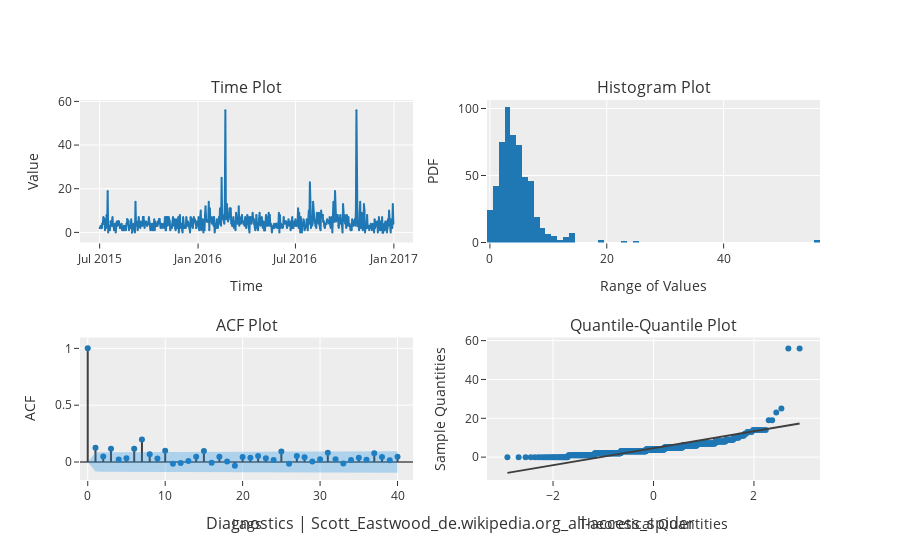

The notebook cell saved with this chart:
### Code cell
# Diagnostics plot
plot_model(plot = 'diagnostics')

### Figure 1 — Plotly figure (JSON) as saved in the notebook; plotly's stock layout.template omitted (floating-point values rounded to 4 significant figures; data arrays with more than 128 entries replaced by an {"elided": "..."} marker saying what was removed)
{"data": [{"marker": {"color": "#1f77b4"}, "mode": "markers", "name": "Scott_Eastwood_de.wikipedia.org_all-access_spider", "showlegend": false, "type": "scatter", "x": {"elided": "550 float values"}, "xaxis": "x4", "y": {"elided": "550 int values"}, "yaxis": "y4"}, {"line": {"color": "#3f3f3f"}, "mode": "lines", "name": "Scott_Eastwood_de.wikipedia.org_all-access_spider", "showlegend": false, "type": "scatter", "x": {"elided": "550 float values"}, "xaxis": "x4", "y": {"elided": "550 float values"}, "yaxis": "y4"}, {"alignmentgroup": "True", "bingroup": "x", "hovertemplate": "variable=Scott_Eastwood_de.wikipedia.org_all-access_spider<br>value=%{x}<br>count=%{y}<extra></extra>", "legendgroup": "Scott_Eastwood_de.wikipedia.org_all-access_spider", "marker": {"color": "#1f77b4", "pattern": {"shape": ""}}, "name": "Scott_Eastwood_de.wikipedia.org_all-access_spider", "offsetgroup": "Scott_Eastwood_de.wikipedia.org_all-access_spider", "orientation": "v", "showlegend": false, "type": "histogram", "x": {"elided": "550 int values"}, "xaxis": "x2", "yaxis": "y2"}, {"line": {"color": "#3f3f3f"}, "mode": "lines", "name": "ACF", "showlegend": false, "type": "scatter", "x": [0, 0], "xaxis": "x3", "y": [0, 1], "yaxis": "y3"}, {"line": {"color": "#3f3f3f"}, "mode": "lines", "name": "ACF", "showlegend": false, "type": "scatter", "x": [1, 1], "xaxis": "x3", "y": [0, 0.1258], "yaxis": "y3"}, {"line": {"color": "#3f3f3f"}, "mode": "lines", "name": "ACF", "showlegend": false, "type": "scatter", "x": [2, 2], "xaxis": "x3", "y": [0, 0.04759], "yaxis": "y3"}, {"line": {"color": "#3f3f3f"}, "mode": "lines", "name": "ACF", "showlegend": false, "type": "scatter", "x": [3, 3], "xaxis": "x3", "y": [0, 0.1165], "yaxis": "y3"}, {"line": {"color": "#3f3f3f"}, "mode": "lines", "name": "ACF", "showlegend": false, "type": "scatter", "x": [4, 4], "xaxis": "x3", "y": [0, 0.02091], "yaxis": "y3"}, {"line": {"color": "#3f3f3f"}, "mode": "lines", "name": "ACF", "showlegend": false, "type": "scatter", "x": [5, 5], "xaxis": "x3", "y": [0, 0.03222], "yaxis": "y3"}, {"line": {"color": "#3f3f3f"}, "mode": "lines", "name": "ACF", "showlegend": false, "type": "scatter", "x": [6, 6], "xaxis": "x3", "y": [0, 0.1163], "yaxis": "y3"}, {"line": {"color": "#3f3f3f"}, "mode": "lines", "name": "ACF", "showlegend": false, "type": "scatter", "x": [7, 7], "xaxis": "x3", "y": [0, 0.1989], "yaxis": "y3"}, {"line": {"color": "#3f3f3f"}, "mode": "lines", "name": "ACF", "showlegend": false, "type": "scatter", "x": [8, 8], "xaxis": "x3", "y": [0, 0.06746], "yaxis": "y3"}, {"line": {"color": "#3f3f3f"}, "mode": "lines", "name": "ACF", "showlegend": false, "type": "scatter", "x": [9, 9], "xaxis": "x3", "y": [0, 0.0313], "yaxis": "y3"}, {"line": {"color": "#3f3f3f"}, "mode": "lines", "name": "ACF", "showlegend": false, "type": "scatter", "x": [10, 10], "xaxis": "x3", "y": [0, 0.09888], "yaxis": "y3"}, {"line": {"color": "#3f3f3f"}, "mode": "lines", "name": "ACF", "showlegend": false, "type": "scatter", "x": [11, 11], "xaxis": "x3", "y": [0, -0.01479], "yaxis": "y3"}, {"line": {"color": "#3f3f3f"}, "mode": "lines", "name": "ACF", "showlegend": false, "type": "scatter", "x": [12, 12], "xaxis": "x3", "y": [0, -0.008538], "yaxis": "y3"}, {"line": {"color": "#3f3f3f"}, "mode": "lines", "name": "ACF", "showlegend": false, "type": "scatter", "x": [13, 13], "xaxis": "x3", "y": [0, 0.008135], "yaxis": "y3"}, {"line": {"color": "#3f3f3f"}, "mode": "lines", "name": "ACF", "showlegend": false, "type": "scatter", "x": [14, 14], "xaxis": "x3", "y": [0, 0.0465], "yaxis": "y3"}, {"line": {"color": "#3f3f3f"}, "mode": "lines", "name": "ACF", "showlegend": false, "type": "scatter", "x": [15, 15], "xaxis": "x3", "y": [0, 0.09653], "yaxis": "y3"}, {"line": {"color": "#3f3f3f"}, "mode": "lines", "name": "ACF", "showlegend": false, "type": "scatter", "x": [16, 16], "xaxis": "x3", "y": [0, -0.005963], "yaxis": "y3"}, {"line": {"color": "#3f3f3f"}, "mode": "lines", "name": "ACF", "showlegend": false, "type": "scatter", "x": [17, 17], "xaxis": "x3", "y": [0, 0.04705], "yaxis": "y3"}, {"line": {"color": "#3f3f3f"}, "mode": "lines", "name": "ACF", "showlegend": false, "type": "scatter", "x": [18, 18], "xaxis": "x3", "y": [0, 0.005319], "yaxis": "y3"}, {"line": {"color": "#3f3f3f"}, "mode": "lines", "name": "ACF", "showlegend": false, "type": "scatter", "x": [19, 19], "xaxis": "x3", "y": [0, -0.03264], "yaxis": "y3"}, {"line": {"color": "#3f3f3f"}, "mode": "lines", "name": "ACF", "showlegend": false, "type": "scatter", "x": [20, 20], "xaxis": "x3", "y": [0, 0.04371], "yaxis": "y3"}, {"line": {"color": "#3f3f3f"}, "mode": "lines", "name": "ACF", "showlegend": false, "type": "scatter", "x": [21, 21], "xaxis": "x3", "y": [0, 0.03674], "yaxis": "y3"}, {"line": {"color": "#3f3f3f"}, "mode": "lines", "name": "ACF", "showlegend": false, "type": "scatter", "x": [22, 22], "xaxis": "x3", "y": [0, 0.05285], "yaxis": "y3"}, {"line": {"color": "#3f3f3f"}, "mode": "lines", "name": "ACF", "showlegend": false, "type": "scatter", "x": [23, 23], "xaxis": "x3", "y": [0, 0.03221], "yaxis": "y3"}, {"line": {"color": "#3f3f3f"}, "mode": "lines", "name": "ACF", "showlegend": false, "type": "scatter", "x": [24, 24], "xaxis": "x3", "y": [0, 0.01815], "yaxis": "y3"}, {"line": {"color": "#3f3f3f"}, "mode": "lines", "name": "ACF", "showlegend": false, "type": "scatter", "x": [25, 25], "xaxis": "x3", "y": [0, 0.09324], "yaxis": "y3"}, {"line": {"color": "#3f3f3f"}, "mode": "lines", "name": "ACF", "showlegend": false, "type": "scatter", "x": [26, 26], "xaxis": "x3", "y": [0, -0.01603], "yaxis": "y3"}, {"line": {"color": "#3f3f3f"}, "mode": "lines", "name": "ACF", "showlegend": false, "type": "scatter", "x": [27, 27], "xaxis": "x3", "y": [0, 0.05236], "yaxis": "y3"}, {"line": {"color": "#3f3f3f"}, "mode": "lines", "name": "ACF", "showlegend": false, "type": "scatter", "x": [28, 28], "xaxis": "x3", "y": [0, 0.04175], "yaxis": "y3"}, {"line": {"color": "#3f3f3f"}, "mode": "lines", "name": "ACF", "showlegend": false, "type": "scatter", "x": [29, 29], "xaxis": "x3", "y": [0, 0.003775], "yaxis": "y3"}, {"line": {"color": "#3f3f3f"}, "mode": "lines", "name": "ACF", "showlegend": false, "type": "scatter", "x": [30, 30], "xaxis": "x3", "y": [0, 0.02314], "yaxis": "y3"}, {"line": {"color": "#3f3f3f"}, "mode": "lines", "name": "ACF", "showlegend": false, "type": "scatter", "x": [31, 31], "xaxis": "x3", "y": [0, 0.08105], "yaxis": "y3"}, {"line": {"color": "#3f3f3f"}, "mode": "lines", "name": "ACF", "showlegend": false, "type": "scatter", "x": [32, 32], "xaxis": "x3", "y": [0, 0.02449], "yaxis": "y3"}, {"line": {"color": "#3f3f3f"}, "mode": "lines", "name": "ACF", "showlegend": false, "type": "scatter", "x": [33, 33], "xaxis": "x3", "y": [0, -0.01398], "yaxis": "y3"}, {"line": {"color": "#3f3f3f"}, "mode": "lines", "name": "ACF", "showlegend": false, "type": "scatter", "x": [34, 34], "xaxis": "x3", "y": [0, 0.01695], "yaxis": "y3"}, {"line": {"color": "#3f3f3f"}, "mode": "lines", "name": "ACF", "showlegend": false, "type": "scatter", "x": [35, 35], "xaxis": "x3", "y": [0, 0.03763], "yaxis": "y3"}, {"line": {"color": "#3f3f3f"}, "mode": "lines", "name": "ACF", "showlegend": false, "type": "scatter", "x": [36, 36], "xaxis": "x3", "y": [0, 0.01976], "yaxis": "y3"}, {"line": {"color": "#3f3f3f"}, "mode": "lines", "name": "ACF", "showlegend": false, "type": "scatter", "x": [37, 37], "xaxis": "x3", "y": [0, 0.07691], "yaxis": "y3"}, {"line": {"color": "#3f3f3f"}, "mode": "lines", "name": "ACF", "showlegend": false, "type": "scatter", "x": [38, 38], "xaxis": "x3", "y": [0, 0.04389], "yaxis": "y3"}, {"line": {"color": "#3f3f3f"}, "mode": "lines", "name": "ACF", "showlegend": false, "type": "scatter", "x": [39, 39], "xaxis": "x3", "y": [0, 0.01496], "yaxis": "y3"}, {"line": {"color": "#3f3f3f"}, "mode": "lines", "name": "ACF", "showlegend": false, "type": "scatter", "x": [40, 40], "xaxis": "x3", "y": [0, 0.04677], "yaxis": "y3"}, {"marker": {"color": "#1f77b4", "size": 6}, "mode": "markers", "showlegend": false, "type": "scatter", "x": [0, 1, 2, 3, 4, 5, 6, 7, 8, 9, 10, 11, 12, 13, 14, 15, 16, 17, 18, 19, 20, 21, 22, 23, 24, 25, 26, 27, 28, 29, 30, 31, 32, 33, 34, 35, 36, 37, 38, 39, 40], "xaxis": "x3", "y": [1, 0.1258, 0.04759, 0.1165, 0.02091, 0.03222, 0.1163, 0.1989, 0.06746, 0.0313, 0.09888, -0.01479, -0.008538, 0.008135, 0.0465, 0.09653, -0.005963, 0.04705, 0.005319, -0.03264, 0.04371, 0.03674, 0.05285, 0.03221, 0.01815, 0.09324, -0.01603, 0.05236, 0.04175, 0.003775, 0.02314, 0.08105, 0.02449, -0.01398, 0.01695, 0.03763, 0.01976, 0.07691, 0.04389, 0.01496, 0.04677], "yaxis": "y3"}, {"line": {"color": "rgba(255,255,255,0)"}, "mode": "lines", "name": "UC", "showlegend": false, "type": "scatter", "x": [0, 1, 2, 3, 4, 5, 6, 7, 8, 9, 10, 11, 12, 13, 14, 15, 16, 17, 18, 19, 20, 21, 22, 23, 24, 25, 26, 27, 28, 29, 30, 31, 32, 33, 34, 35, 36, 37, 38, 39, 40], "xaxis": "x3", "y": [0, 0.08357, 0.08489, 0.08507, 0.08618, 0.08621, 0.0863, 0.08739, 0.09049, 0.09084, 0.09092, 0.09167, 0.09168, 0.09169, 0.09169, 0.09186, 0.09256, 0.09257, 0.09273, 0.09273, 0.09282, 0.09296, 0.09306, 0.09327, 0.09335, 0.09337, 0.09402, 0.09404, 0.09424, 0.09437, 0.09437, 0.09441, 0.0949, 0.09494, 0.09496, 0.09498, 0.09508, 0.09511, 0.09554, 0.09568, 0.0957], "yaxis": "y3"}, {"fill": "tonexty", "fillcolor": "rgba(32, 146, 230,0.3)", "line": {"color": "rgba(255,255,255,0)"}, "mode": "lines", "name": "LC", "showlegend": false, "type": "scatter", "x": [0, 1, 2, 3, 4, 5, 6, 7, 8, 9, 10, 11, 12, 13, 14, 15, 16, 17, 18, 19, 20, 21, 22, 23, 24, 25, 26, 27, 28, 29, 30, 31, 32, 33, 34, 35, 36, 37, 38, 39, 40], "xaxis": "x3", "y": [0, -0.08357, -0.08489, -0.08507, -0.08618, -0.08621, -0.0863, -0.08739, -0.09049, -0.09084, -0.09092, -0.09167, -0.09168, -0.09169, -0.09169, -0.09186, -0.09256, -0.09257, -0.09273, -0.09273, -0.09282, -0.09296, -0.09306, -0.09327, -0.09335, -0.09337, -0.09402, -0.09404, -0.09424, -0.09437, -0.09437, -0.09441, -0.0949, -0.09494, -0.09496, -0.09498, -0.09508, -0.09511, -0.09554, -0.09568, -0.0957], "yaxis": "y3"}, {"marker": {"color": "#1f77b4", "size": 2}, "mode": "lines+markers", "name": "Time Plot", "type": "scatter", "x": {"elided": "550 str values"}, "xaxis": "x", "y": {"elided": "550 int values"}, "yaxis": "y"}], "layout": {"annotations": [{"font": {"size": 16}, "showarrow": false, "text": "Time Plot", "x": 0.225, "xanchor": "center", "xref": "paper", "y": 1, "yanchor": "bottom", "yref": "paper"}, {"font": {"size": 16}, "showarrow": false, "text": "Histogram Plot", "x": 0.775, "xanchor": "center", "xref": "paper", "y": 1, "yanchor": "bottom", "yref": "paper"}, {"font": {"size": 16}, "showarrow": false, "text": "ACF Plot", "x": 0.225, "xanchor": "center", "xref": "paper", "y": 0.375, "yanchor": "bottom", "yref": "paper"}, {"font": {"size": 16}, "showarrow": false, "text": "Quantile-Quantile Plot", "x": 0.775, "xanchor": "center", "xref": "paper", "y": 0.375, "yanchor": "bottom", "yref": "paper"}, {"font": {"size": 16}, "showarrow": false, "text": "Diagnostics | Scott_Eastwood_de.wikipedia.org_all-access_spider", "x": 0.5, "xanchor": "center", "xref": "paper", "y": 0, "yanchor": "top", "yref": "paper", "yshift": -30}], "showlegend": false, "xaxis": {"anchor": "y", "domain": [0, 0.45], "title": {"text": "Time"}}, "xaxis2": {"anchor": "y2", "domain": [0.55, 1], "title": {"text": "Range of Values"}}, "xaxis3": {"anchor": "y3", "domain": [0, 0.45], "range": [-1, 42], "title": {"text": "Lags"}}, "xaxis4": {"anchor": "y4", "domain": [0.55, 1], "title": {"text": "Theoretical Quantities"}}, "yaxis": {"anchor": "x", "domain": [0.625, 1], "title": {"text": "Value"}}, "yaxis2": {"anchor": "x2", "domain": [0.625, 1], "title": {"text": "PDF"}}, "yaxis3": {"anchor": "x3", "domain": [0, 0.375], "title": {"text": "ACF"}, "zerolinecolor": "#000000"}, "yaxis4": {"anchor": "x4", "domain": [0, 0.375], "title": {"text": "Sample Quantities"}}}}
